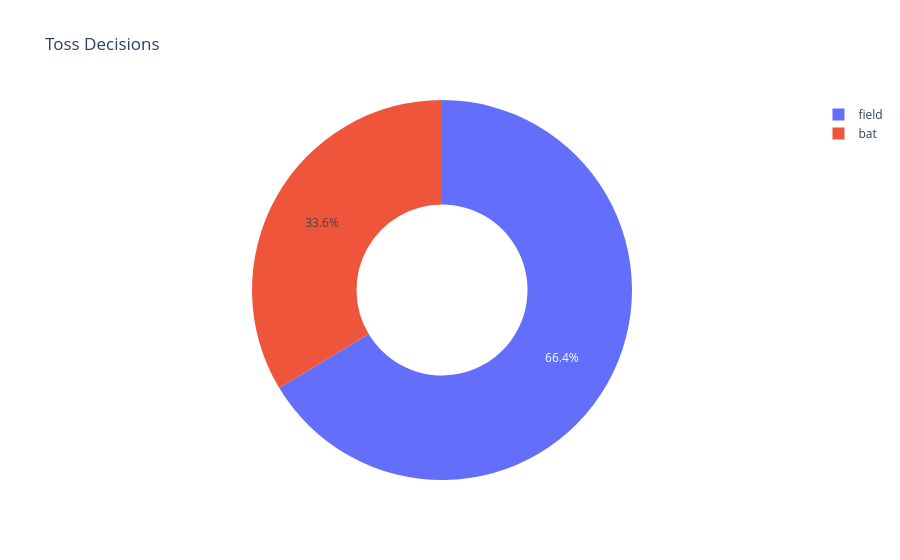

Notebook code cell kept with this figure:
### Code cell
fig = px.pie(
    toss_decisions,
    names="Decision",
    values="Matches",
    hole=.45,
    title="Toss Decisions"
)

fig.show()

### Figure 1 — Plotly figure (JSON) as saved in the notebook; plotly's stock layout.template omitted (floating-point values rounded to 4 significant figures)
{"data": [{"domain": {"x": [0, 1], "y": [0, 1]}, "hole": 0.45, "hovertemplate": "Decision=%{label}<br>Matches=%{value}<extra></extra>", "labels": ["field", "bat"], "legendgroup": "", "name": "", "showlegend": true, "type": "pie", "values": [825, 418]}], "layout": {"legend": {"tracegroupgap": 0}, "title": {"text": "Toss Decisions"}}}
